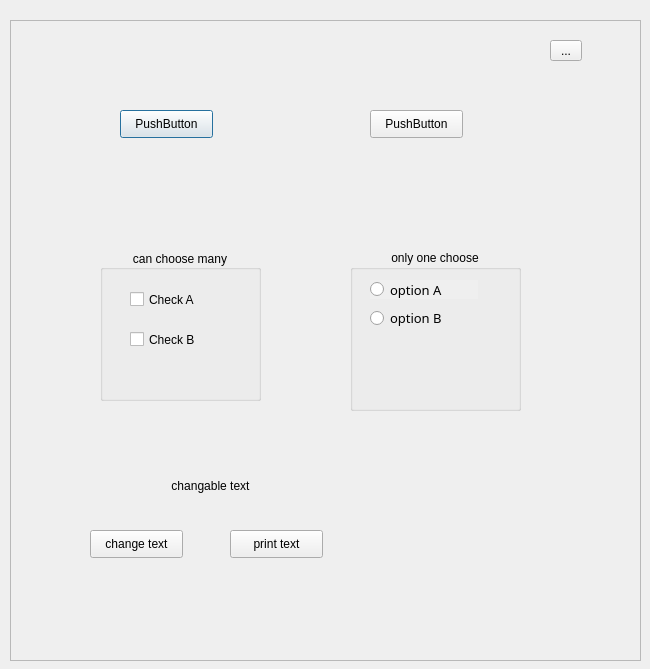
<?xml version="1.0" encoding="UTF-8"?>
<ui version="4.0">
 <class>Dialog</class>
 <widget class="QDialog" name="Dialog">
  <property name="geometry">
   <rect>
    <x>0</x>
    <y>0</y>
    <width>650</width>
    <height>669</height>
   </rect>
  </property>
  <property name="windowTitle">
   <string>Dialog</string>
  </property>
  <widget class="QFrame" name="mainFrame">
   <property name="geometry">
    <rect>
     <x>10</x>
     <y>20</y>
     <width>631</width>
     <height>641</height>
    </rect>
   </property>
   <property name="frameShape">
    <enum>QFrame::StyledPanel</enum>
   </property>
   <property name="frameShadow">
    <enum>QFrame::Raised</enum>
   </property>
   <widget class="QPushButton" name="pushButtonA">
    <property name="geometry">
     <rect>
      <x>110</x>
      <y>90</y>
      <width>93</width>
      <height>28</height>
     </rect>
    </property>
    <property name="text">
     <string>PushButton</string>
    </property>
   </widget>
   <widget class="QToolButton" name="toolButton">
    <property name="geometry">
     <rect>
      <x>540</x>
      <y>20</y>
      <width>32</width>
      <height>21</height>
     </rect>
    </property>
    <property name="text">
     <string>...</string>
    </property>
   </widget>
   <widget class="QPushButton" name="pushButtonB">
    <property name="geometry">
     <rect>
      <x>360</x>
      <y>90</y>
      <width>93</width>
      <height>28</height>
     </rect>
    </property>
    <property name="text">
     <string>PushButton</string>
    </property>
   </widget>
   <widget class="QGroupBox" name="groupBox">
    <property name="geometry">
     <rect>
      <x>340</x>
      <y>230</y>
      <width>171</width>
      <height>161</height>
     </rect>
    </property>
    <property name="title">
     <string>only one choose</string>
    </property>
    <property name="alignment">
     <set>Qt::AlignHCenter|Qt::AlignTop</set>
    </property>
    <widget class="QRadioButton" name="radioButtonA">
     <property name="geometry">
      <rect>
       <x>20</x>
       <y>30</y>
       <width>108</width>
       <height>19</height>
      </rect>
     </property>
     <property name="font">
      <font>
       <family>휴먼엑스포</family>
       <pointsize>10</pointsize>
      </font>
     </property>
     <property name="layoutDirection">
      <enum>Qt::LeftToRight</enum>
     </property>
     <property name="autoFillBackground">
      <bool>true</bool>
     </property>
     <property name="text">
      <string>option A</string>
     </property>
     <property name="iconSize">
      <size>
       <width>30</width>
       <height>30</height>
      </size>
     </property>
    </widget>
    <widget class="QRadioButton" name="radioButtonB">
     <property name="geometry">
      <rect>
       <x>20</x>
       <y>60</y>
       <width>101</width>
       <height>16</height>
      </rect>
     </property>
     <property name="font">
      <font>
       <family>휴먼엑스포</family>
       <pointsize>10</pointsize>
      </font>
     </property>
     <property name="text">
      <string>option B</string>
     </property>
     <property name="iconSize">
      <size>
       <width>30</width>
       <height>30</height>
      </size>
     </property>
    </widget>
   </widget>
   <widget class="QGroupBox" name="groupBox_2">
    <property name="geometry">
     <rect>
      <x>90</x>
      <y>230</y>
      <width>161</width>
      <height>151</height>
     </rect>
    </property>
    <property name="title">
     <string>can choose many</string>
    </property>
    <property name="alignment">
     <set>Qt::AlignCenter</set>
    </property>
    <widget class="QCheckBox" name="checkBoxA">
     <property name="geometry">
      <rect>
       <x>30</x>
       <y>40</y>
       <width>96</width>
       <height>19</height>
      </rect>
     </property>
     <property name="text">
      <string>Check A</string>
     </property>
    </widget>
    <widget class="QCheckBox" name="checkBoxB">
     <property name="geometry">
      <rect>
       <x>30</x>
       <y>80</y>
       <width>96</width>
       <height>19</height>
      </rect>
     </property>
     <property name="text">
      <string>Check B</string>
     </property>
    </widget>
   </widget>
   <widget class="QLabel" name="labelA">
    <property name="geometry">
     <rect>
      <x>130</x>
      <y>440</y>
      <width>141</width>
      <height>51</height>
     </rect>
    </property>
    <property name="text">
     <string>changable text</string>
    </property>
    <property name="alignment">
     <set>Qt::AlignCenter</set>
    </property>
   </widget>
   <widget class="QPushButton" name="changeLabelButton">
    <property name="geometry">
     <rect>
      <x>80</x>
      <y>510</y>
      <width>93</width>
      <height>28</height>
     </rect>
    </property>
    <property name="text">
     <string>change text</string>
    </property>
   </widget>
   <widget class="QPushButton" name="printLabelButton">
    <property name="geometry">
     <rect>
      <x>220</x>
      <y>510</y>
      <width>93</width>
      <height>28</height>
     </rect>
    </property>
    <property name="text">
     <string>print text</string>
    </property>
   </widget>
  </widget>
 </widget>
 <resources/>
 <connections/>
</ui>
